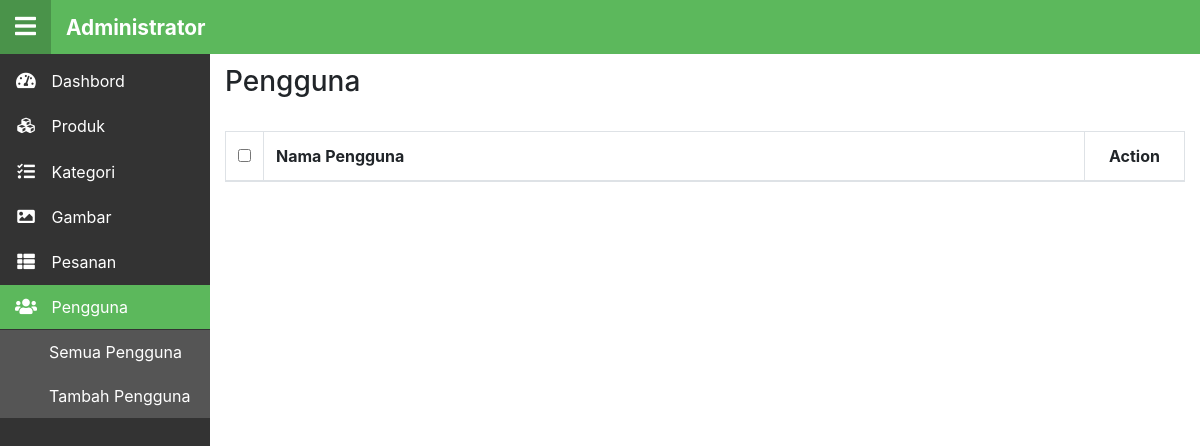
Before: /index.php/admin_user with the older database file.
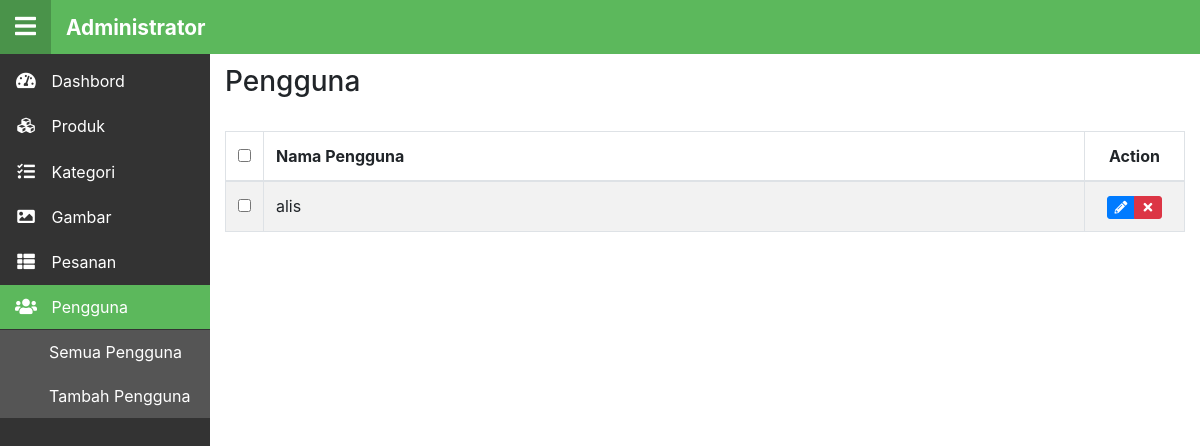
After: the same page with the newer database file.
### tables this page shows
CREATE TABLE `user` (
  `id` int(11) NOT NULL,
  `username` varchar(200) NOT NULL,
  `password` varchar(200) NOT NULL,
  `email` text NOT NULL,
  `phone` varchar(20) NOT NULL,
  `address` text NOT NULL,
  `gender` varchar(20) NOT NULL,
  `about` text NOT NULL,
  `gambar` text NOT NULL,
  `role` tinyint(4) NOT NULL DEFAULT '0'
);

### application/controllers/Admin_user.php (called while the page is built, shortened)
<?php
class Admin_user extends CI_Controller {
	public function index()
	{
		$data['csrf'] = array(
			        'name' => $this->security->get_csrf_token_name(),
			        'hash' => $this->security->get_csrf_hash()
			    );
		$data['user'] = $this->general->read_by('user');
		$content['content'] = $this->load->view('admin/user', $data, true);
		$content['title'] = 'Pengguna - Administrator';
		$content['btn'] = 'user';
		$content['btn_add'] = 'alink';
		$content['btn_alink'] = site_url('admin/tambah-pengguna');
		$this->load->view('layout/admin_template', $content);
		$this->general->reload('admin/pengguna', array('del', 'del-all'));
	}
}

### index.php (called while the page is built, shortened)
<?php
require_once BASEPATH.'core/CodeIgniter.php';

### application/models/General.php (called while the page is built, shortened)
<?php
class General extends CI_Model{
	public function read_by($table, $cols = 'id')
	{
		$this->db->order_by($cols, 'DESC');
		$query = $this->db->get($table);
		return $query->result();
	}
}

### application/views/admin/user.php (the view, shortened to what this page needs)
<h3>Pengguna</h3>
<br>
<form method="post">
<table class="table table-striped table-bordered" id="myTable">
	<thead>
		<tr>
			<th class="tb-check"><input id="all-check" class="check-true" type="checkbox"></th>
			<th>Nama Pengguna</th>
			<th class="tb-act">Action</th>
		</tr>
	</thead>
	<tbody>
	<?php  foreach($user as $user_item): $role = $user_item->role == 1 ? ' disabled="disabled"': '';?>
		<tr>
			<td><input class="check in-check" type="checkbox" name="<?=$user_item->id?>" value="<?=$user_item->id?>"<?=$role?>></td>
			<td><?=$user_item->username?></td>
			<td class="tb-act">
				<div class="btn-group btn-group-xs">
					<a href="edit-pengguna/<?=$user_item->id?>" class="btn btn-primary btn-table" title="Edit"<?=$role?>>
						<i class="fa fa-pencil-alt fa-fw"></i></a>
					<button type="submit" class="btn btn-danger btn-table" title="Hapus" name="del" value="<?=$user_item->id?>"<?=$role?>>
						<i class="fa fa-times fa-fw"></i></button>
				</div>
			</td>
		</tr>
	<?php endforeach;?>
	</tbody>
</table>
</form>

Changed rows visible on the page:
added user: username "alis", $user_item->id 1 (drawn)
